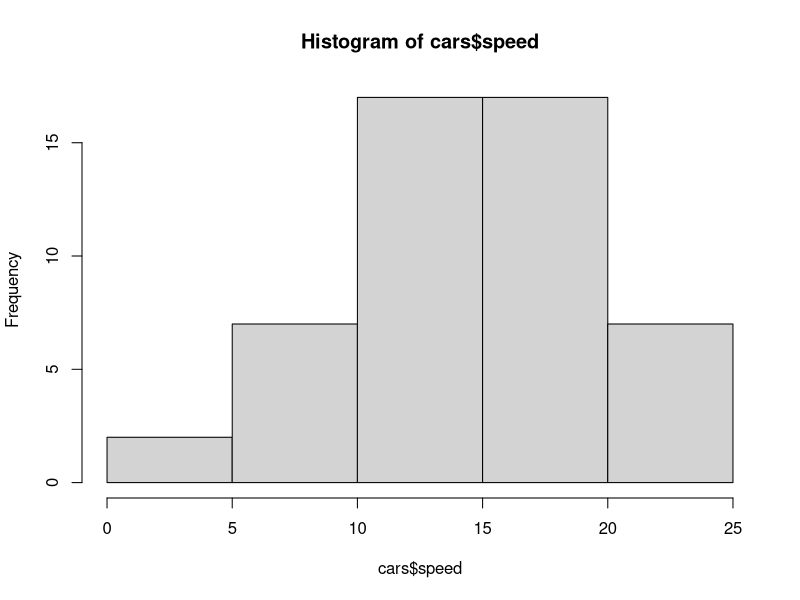
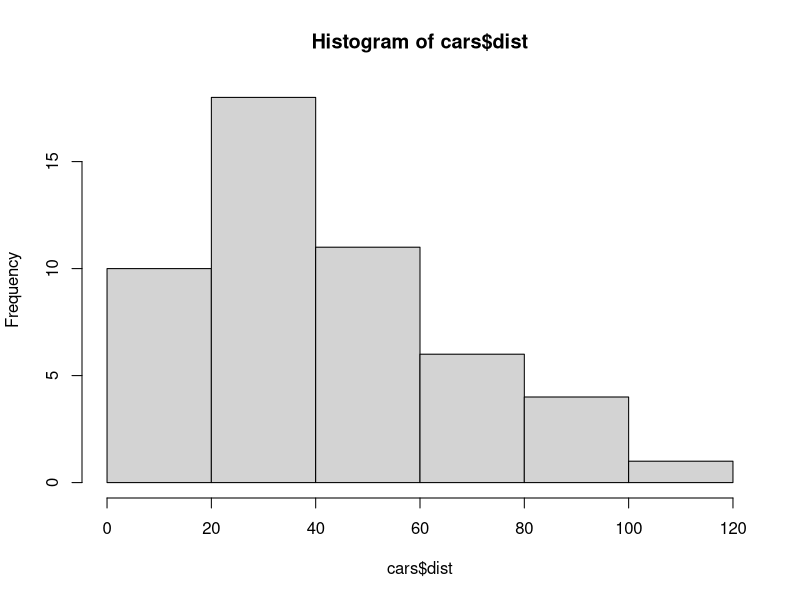
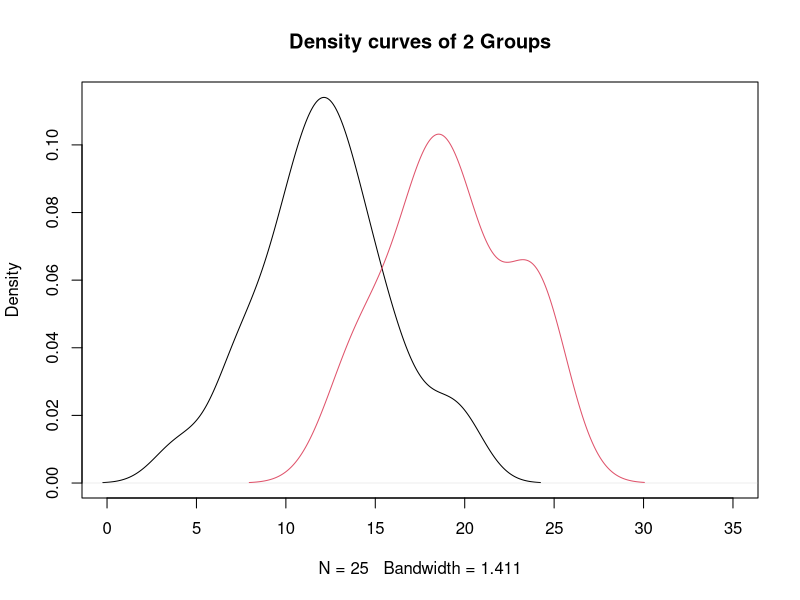
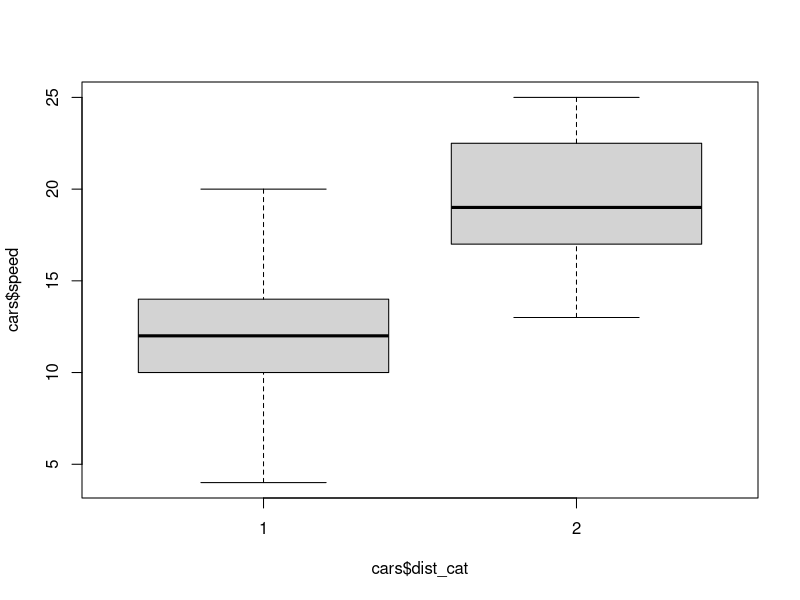

These charts were generated, in order, by the following R code:
##### Chi square Test ###########

#### Example: Horoscope Signs ####

astro<-matrix(c(888,1025,1032,1055,861,1005,1065,1069,914,1031,1008,
                1047,850,991,1039,1120),nrow=4,ncol=4, byrow=TRUE)
astro

##Joint Probabilities
pt<-prop.table(astro)
pt

## Marginal Probabilities
?margin.table
margin.table(astro)
margin.table(astro,1)
margin.table(astro,2)

row_marg<-margin.table(pt,1)
col_marg<-margin.table(pt,2)

### Conditional Prob ###
?sweep
sweep(pt,1,row_marg,'/')

## Test of Independence ##
chisq.test(astro) # Since the p > \alpha, then we can't refuse the H_0


###  Chi-Square Test for Given Probabilities ###
### Example: Is the die biased? ###
pr<-rep(1/6,6)
chisq.test(c(2,12,25,18,17,15),p=pr) # Not following an uniform probability

####Exercise 1: Epilachna varivestis (Poisson Dist) ###
### Expected Value
ind<-c(0,1,2,3,4,5)
freq=c(12,56,23,10,5,4)
l<-sum(ind*freq)/110

p1<-dpois(0,l)# 
p1
p2<-dpois(1,l)
p2

p<-vector()

for (i in 0:5){
p[i+1]<-dpois(i,l)
}
p

p<-p/sum(p)
p
sum(p) # 1 

n=sum(freq)
exp<-n*p
chi2<-sum((freq-exp)^2/exp)
chi2

?pchisq
pval<-1-pchisq(chi2,5) # 1 - F(chi2)
pval

chisq.test(freq,p=p) # Warning, freq contains a value smaller than 5.

### Merging Categories ###
exp
exp2<-c(exp[1:4],exp[5]+exp[6])
freq2<-c(freq[1:4],freq[5]+freq[6])

chi2_new<-sum((freq2-exp2)^2/exp2)
chi2_new

pval2<-1-pchisq(chi2_new,4)
pval2

p2<-c(p[1:4],p[5]+p[6])
sum(p2)


######### Exercise 2: Internet Shopping ######
# See slides:

shop<-matrix(c(399,119,39,261,72,50,284,97,20,263,51,15,393,143,41,
         531,145,97,502,150,86),nrow=3,ncol=7)
shop

margin.table(shop)
margin.table(shop,1)
margin.table(shop,2)


pshop<-prop.table(shop)
margin.table(pshop,1)
margin.table(pshop,2)

chi_shop<-chisq.test(shop)
names(chi_shop)
chi_shop$expected
chi_shop

##### Comparing Means of Two Groups ####
############### t-Test #################

##### Assumption 1 ########
#### Testing Normality ###
?shapiro.test

cars
hist(cars$speed)
hist(cars$dist) # It's easy to see that the distribution is skew to the left.

shapiro.test(cars$speed) # Follows a normal distribution
shapiro.test(cars$dist) # Does not follow a normal distribution


## Categorizing Distance ##
summary(cars$dist)
cars$dist_cat<- cut(cars$dist,c(2,36,120))
levels(cars$dist_cat)<-c("1","2")

### Checking distribution of speed across groups ###
?which
g1<-which(cars$dist_cat=="1")
g2<-which(cars$dist_cat=="2")

plot(density(cars$speed[g1]),main="Density curves of 2 Groups",xlim=c(0,35))
lines(density(cars$speed[g2]),col=2)


######### Assumption 2 ##################
### Homogenity of Variances ###
# We need to test that the variances are equal
var.test(cars$speed~cars$dist_cat,data=cars)
# ^^^^ linear model: speed~distance

####### t-test #########
?t.test
t.test(cars$speed~cars$dist_cat,var.equal=TRUE) # Means are not the same

plot(cars$speed~cars$dist_cat)



